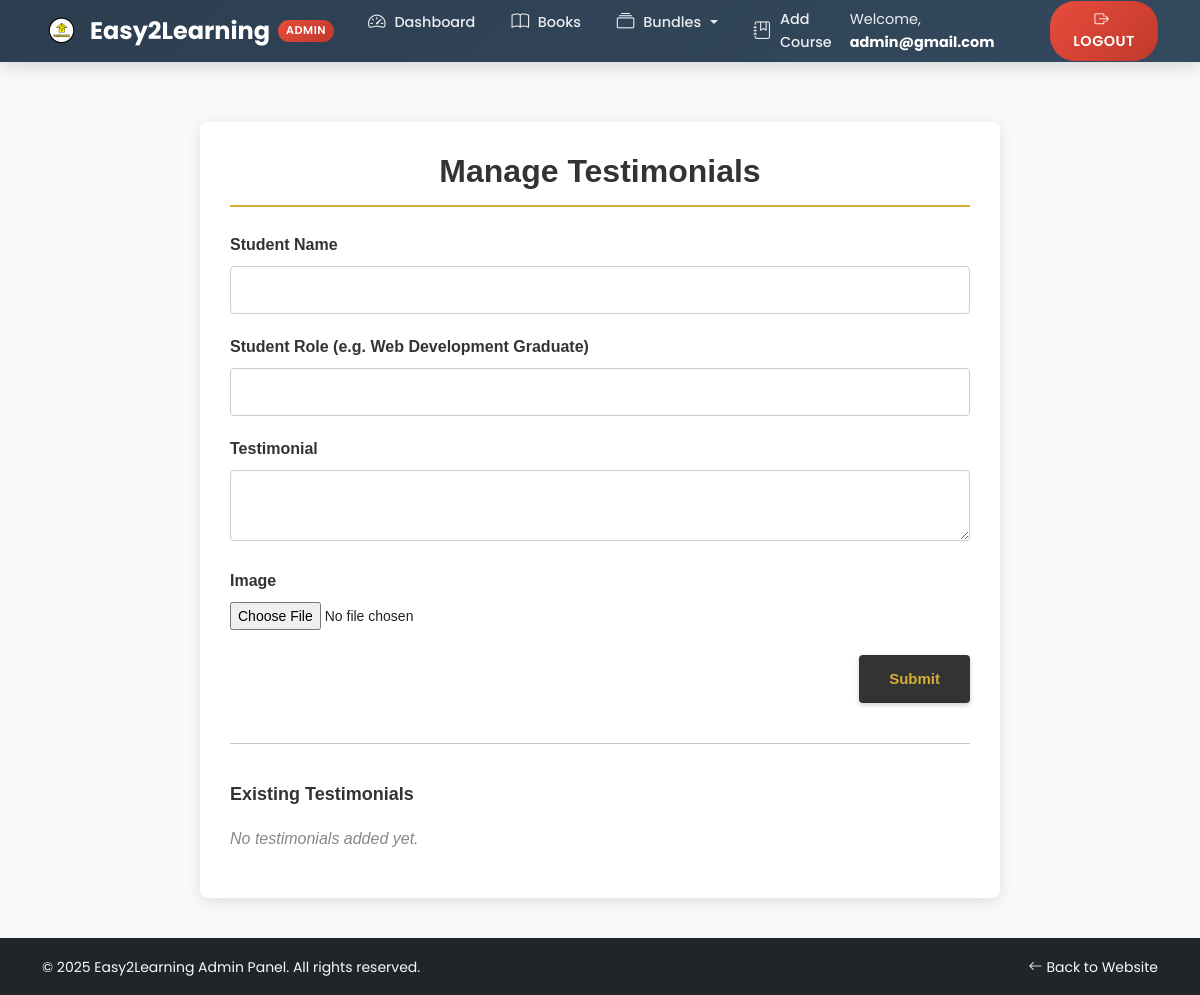
Before: /admin/testimonials (signed in) with the older database file.
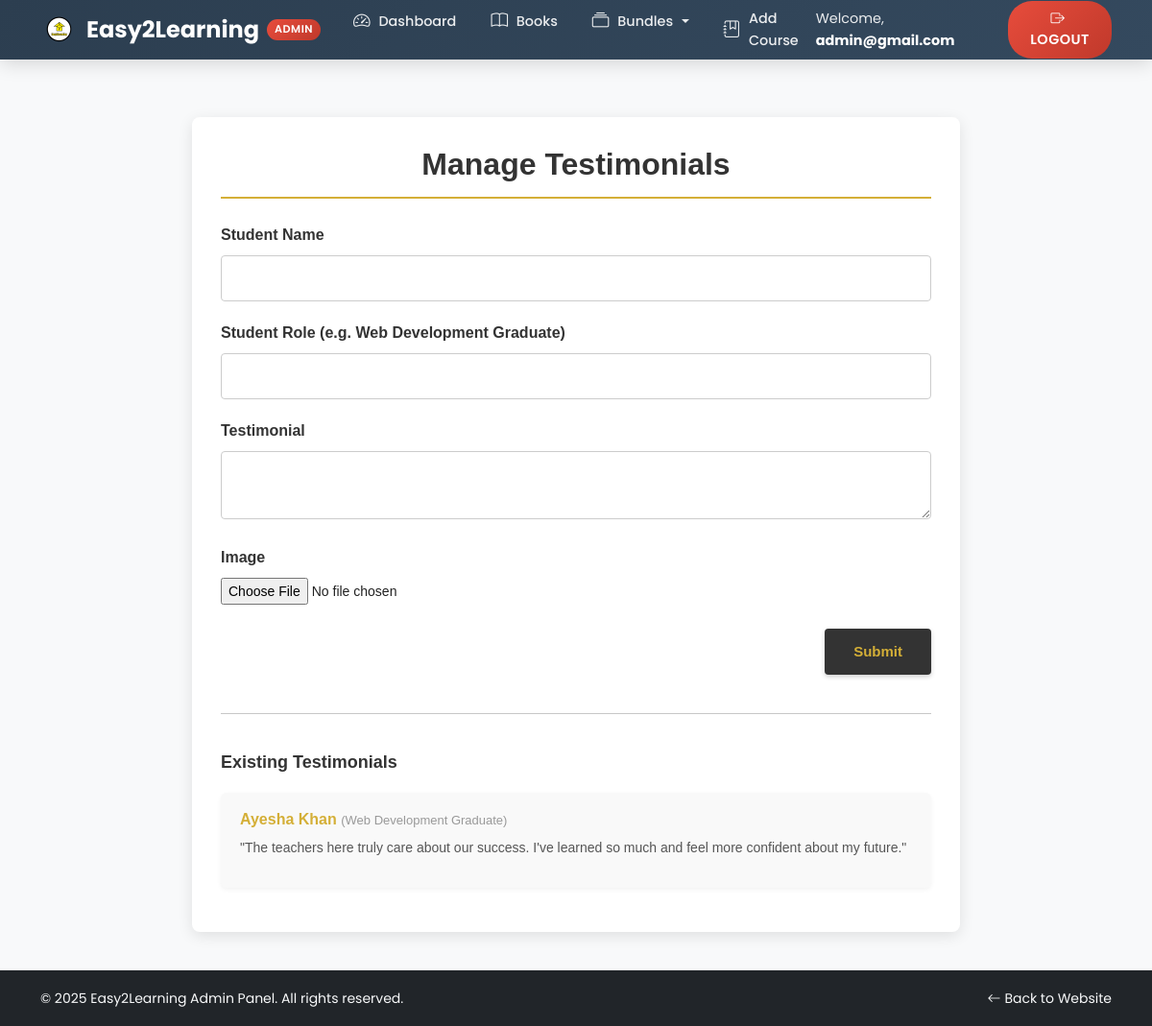
After: the same page with the newer database file.
### models.py (models this page shows)
class Testimonial(db.Model):
    __tablename__ = 'testimonials'
    id = db.Column(db.Integer, primary_key=True)
    name = db.Column(db.String(100), nullable=False)
    role = db.Column(db.String(100), nullable=True)
    message = db.Column(db.Text, nullable=False)
    image = db.Column(db.String(255), nullable=True)  # Path to student's image
    created_at = db.Column(db.DateTime, default=utc_now)

### app.py (the view, shortened to what this page needs)
@app.route('/admin/testimonials', methods=['GET', 'POST'])
@admin_login_required  #  only admins can access
def manage_testimonials():
    form = TestimonialForm()
    testimonials = Testimonial.query.order_by(Testimonial.created_at.desc()).all()
    return render_template('admin/manage_testimonials.html', form=form, testimonials=testimonials)

### forms.py
class TestimonialForm(FlaskForm):
    name = StringField('Student Name', validators=[DataRequired()])
    role = StringField('Student Role (e.g. Web Development Graduate)', validators=[DataRequired()])
    message = TextAreaField('Testimonial', validators=[DataRequired()])
    image = FileField('Image', validators=[FileAllowed(['jpg', 'png', 'jpeg'], 'Images only!')])
    submit = SubmitField('Submit')

### admin_routes.py (called while the page is built)
def admin_login_required(f):
    from functools import wraps
    @wraps(f)
    def decorated_function(*args, **kwargs):
        if 'admin_id' not in session:
            flash('Please log in as admin to access this page.', 'danger')
            return redirect(url_for('admin.login'))
        return f(*args, **kwargs)
    return decorated_function

### templates/admin/manage_testimonials.html (shortened to what this page needs)
{% extends 'admin_base.html' %}
{% block content %}
<div style="max-width: 800px; margin: 40px auto; padding: 30px; background-color: #ffffff; border-radius: 8px; box-shadow: 0 4px 15px rgba(0,0,0,0.1); font-family: 'Arial', sans-serif;">
  <h2 style="color: #333333; margin-bottom: 25px; text-align: center; font-weight: 600; border-bottom: 2px solid #D4AF37; padding-bottom: 15px;">Manage Testimonials</h2>
  <form method="POST" enctype="multipart/form-data" style="display: flex; flex-direction: column;">
    <div style="margin-bottom: 20px;">
      <label for="{{ form.name.id }}" style="display: block; margin-bottom: 8px; color: #333; font-weight: 600;">{{ form.name.label.text }}</label>
      {{ form.name(style="width: 100%; padding: 12px; border: 1px solid #ccc; border-radius: 4px; font-size: 14px;") }}
    </div>
    <div style="margin-bottom: 20px;">
      <label for="{{ form.role.id }}" style="display: block; margin-bottom: 8px; color: #333; font-weight: 600;">{{ form.role.label.text }}</label>
      {{ form.role(style="width: 100%; padding: 12px; border: 1px solid #ccc; border-radius: 4px; font-size: 14px;") }}
    </div>
    <div style="margin-bottom: 20px;">
      <label for="{{ form.message.id }}" style="display: block; margin-bottom: 8px; color: #333; font-weight: 600;">{{ form.message.label.text }}</label>
      {{ form.message(style="width: 100%; padding: 12px; border: 1px solid #ccc; border-radius: 4px; font-size: 14px; resize: vertical;") }}
    </div>
    <div style="margin-bottom: 25px;">
      <label for="{{ form.image.id }}" style="display: block; margin-bottom: 8px; color: #333; font-weight: 600;">{{ form.image.label.text }}</label>
      {{ form.image(style="font-size: 14px;") }}
    </div>
    <div style="text-align: right;">
      {{ form.submit(style="background-color: #333333; color: #D4AF37; border: none; padding: 12px 30px; font-size: 15px; font-weight: 600; border-radius: 4px; cursor: pointer; transition: 0.3s; box-shadow: 0 2px 5px rgba(0,0,0,0.2);") }}
    </div>
  </form>
  <hr style="margin: 40px 0;">
  <h3 style="color: #333333; font-size: 18px; font-weight: 600; margin-bottom: 20px;">Existing Testimonials</h3>
  <ul style="list-style: none; padding: 0;">
    {% for t in testimonials %}
      <li style="background-color: #f9f9f9; padding: 15px 20px; border-radius: 6px; margin-bottom: 15px; box-shadow: 0 2px 5px rgba(0,0,0,0.05);">
        <strong style="color: #D4AF37;">{{ t.name }}</strong>
        <span style="color: #999; font-size: 13px;">({{ t.role }})</span>
        <p style="margin-top: 5px; color: #555; font-size: 14px;">{{ t.message[:120] }}{% if t.message|length > 120 %}...{% endif %}</p>
      </li>
    {% else %}
      <li style="color: #888; font-style: italic;">No testimonials added yet.</li>
    {% endfor %}
  </ul>
</div>
{% endblock %}

Changed rows visible on the page:
added Testimonial: name "Ayesha Khan", role "Web Development Graduate", message "\"The teachers here truly care about our success. I've learned so much and feel more confident about my future.\""
Other visible differences:
text no longer shown: "No testimonials added yet."
